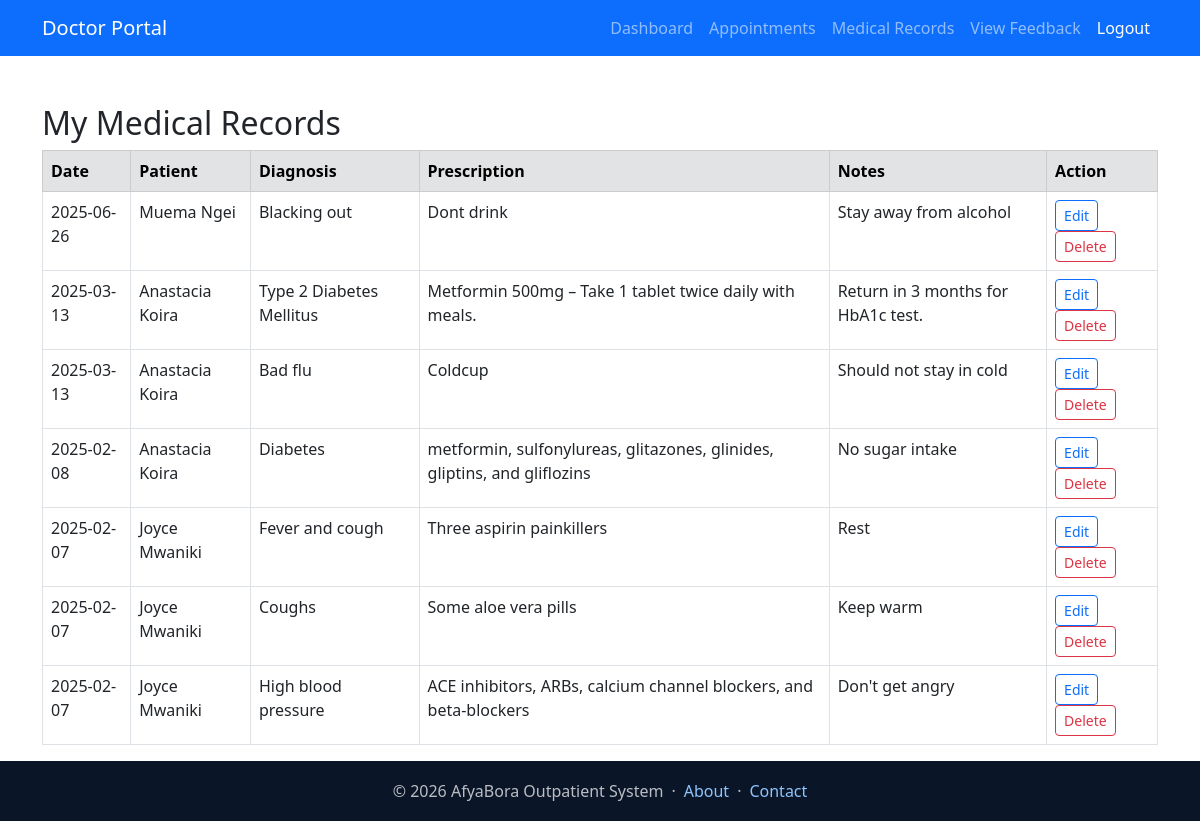
Page /doctors/medical_history.php (signed in) on the earlier database version.
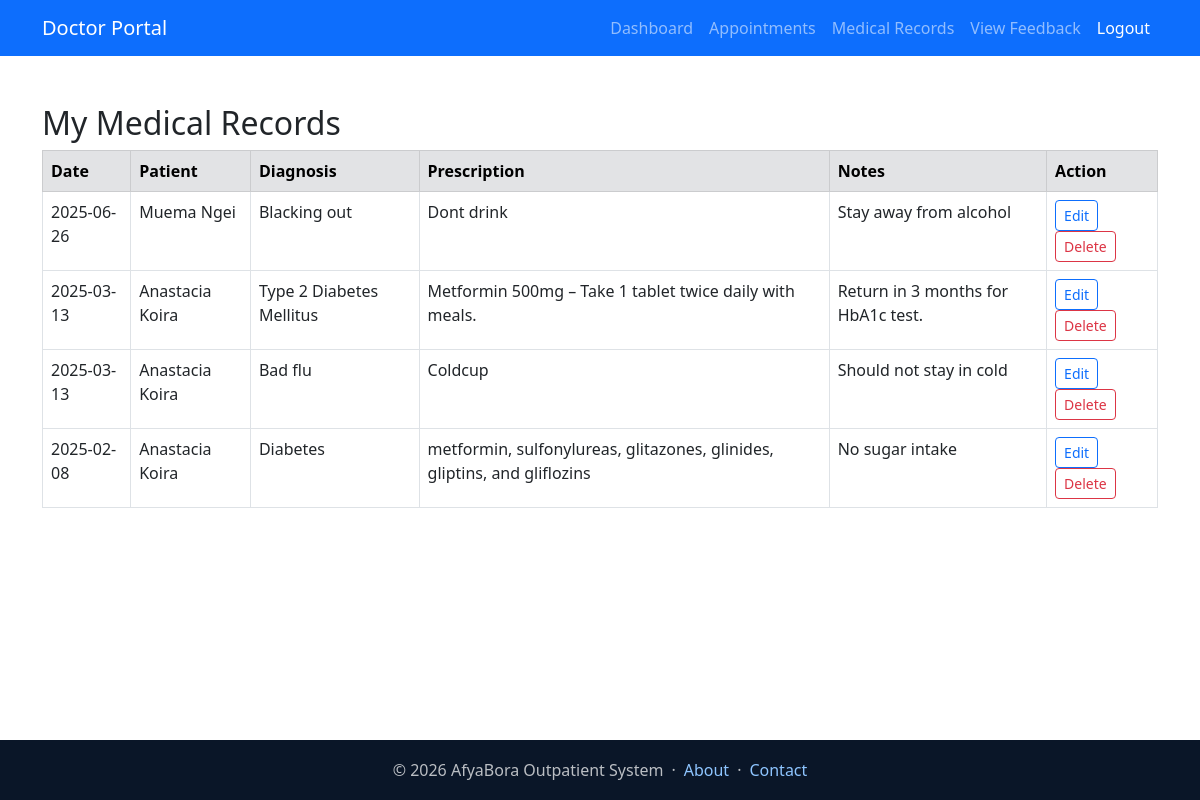
Same page on the later database version.
### tables this page shows
CREATE TABLE `appointments` (
  `appointment_id` int(11) NOT NULL,
  `patient_id` int(11) NOT NULL,
  `doctor_id` int(11) NOT NULL,
  `appointment_date` date NOT NULL,
  `appointment_time` time NOT NULL,
  `status` enum('scheduled','completed','canceled','no_show','rescheduled') NOT NULL DEFAULT 'scheduled',
  `payment_status` enum('pending','paid') DEFAULT 'pending',
  `payment_amount` decimal(10,2) DEFAULT 500.00,
  `payment_date` timestamp NULL DEFAULT NULL,
  `payment_method` varchar(50) DEFAULT NULL,
  `payment_reference` varchar(100) DEFAULT NULL,
  `created_at` timestamp NULL DEFAULT current_timestamp(),
  `updated_at` timestamp NULL DEFAULT NULL,
  `updated_by` int(11) DEFAULT NULL,
  `reason` enum('Routine Check-up','Follow-up','New Symptoms','Chronic Condition','Other') NOT NULL,
  `additional_notes` text DEFAULT NULL,
  `appointment_duration` int(11) NOT NULL DEFAULT 30 COMMENT 'minutes'
);

CREATE TABLE `users` (
  `user_id` int(11) NOT NULL,
  `full_name` varchar(100) NOT NULL,
  `email` varchar(100) NOT NULL,
  `password_hash` varchar(255) NOT NULL,
  `phone_number` varchar(15) DEFAULT NULL,
  `role` enum('admin','doctor','patient','receptionist') NOT NULL,
  `created_at` timestamp NULL DEFAULT current_timestamp()
);

CREATE TABLE `medical_records` (
  `record_id` int(11) NOT NULL,
  `appointment_id` int(11) NOT NULL,
  `diagnosis` text DEFAULT NULL,
  `prescription` text DEFAULT NULL,
  `notes` text DEFAULT NULL,
  `created_at` timestamp NULL DEFAULT current_timestamp()
);

### doctors/medical_history.php (the view, shortened to what this page needs)
<?php
require_once "../config/db.php";
$doctor_id = $_SESSION["user_id"];
$query = "SELECT a.appointment_id, a.appointment_date, u.full_name AS patient_name,
                 m.diagnosis, m.prescription, m.notes
          FROM appointments a
          JOIN patients p ON a.patient_id = p.patient_id
          JOIN users u ON p.user_id = u.user_id
          JOIN medical_records m ON a.appointment_id = m.appointment_id
          WHERE a.doctor_id = ? AND a.status = 'completed'
          ORDER BY a.appointment_date DESC";
$stmt = $conn->prepare($query);
$stmt->bind_param("i", $doctor_id);
$stmt->execute();
$result = $stmt->get_result();
?>
<!DOCTYPE html>
<html>
<head>
    <link rel="stylesheet" href="https://cdn.jsdelivr.net/npm/bootstrap@5.3.0/dist/css/bootstrap.min.css">
</head>
<body>
    <?php include "navbar.php"; ?>
    <div class="container mt-5">
        <h2>My Medical Records</h2>
        <?php if ($result->num_rows > 0): ?>
            <table class="table table-bordered">
                <thead class="table-secondary">
                    <tr>
                        <th>Date</th>
                        <th>Patient</th>
                        <th>Diagnosis</th>
                        <th>Prescription</th>
                        <th>Notes</th>
                        <th>Action</th>
                    </tr>
                </thead>
                <tbody>
                    <?php while ($row = $result->fetch_assoc()): ?>
                        <tr>
                            <td><?= $row['appointment_date'] ?></td>
                            <td><?= $row['patient_name'] ?></td>
                            <td><?= $row['diagnosis'] ?></td>
                            <td><?= $row['prescription'] ?></td>
                            <td><?= $row['notes'] ?></td>
                            <td>
                                <a href="add_medical_record.php?appointment_id=<?= $row['appointment_id'] ?>" class="btn btn-sm btn-outline-primary">Edit</a>
                                <a href="delete_medical_record.php?appointment_id=<?= $row['appointment_id'] ?>" class="btn btn-sm btn-outline-danger" onclick="return confirm('Delete this record?');">Delete</a>
                            </td>
                        </tr>
                    <?php endwhile; ?>
                </tbody>
            </table>
        <?php else: ?>
            <p>No medical records found.</p>
        <?php endif; ?>
    </div>
    <?php include "../partials/footer.php"; ?>
</body>
</html>

Differences in the rows shown:
removed appointments: appointment_date "2025-02-07", users.full_name "Joyce Mwaniki", medical_records.diagnosis "Fever and cough", medical_records.prescription "Three aspirin painkillers", medical_records.notes "Rest", medical_records.diagnosis "Coughs", medical_records.prescription "Some aloe vera pills", medical_records.notes "Keep warm", medical_records.diagnosis "High blood pressure", medical_records.prescription "ACE inhibitors, ARBs, calcium channel blockers, and beta-blockers", medical_records.notes "Don't get angry"
